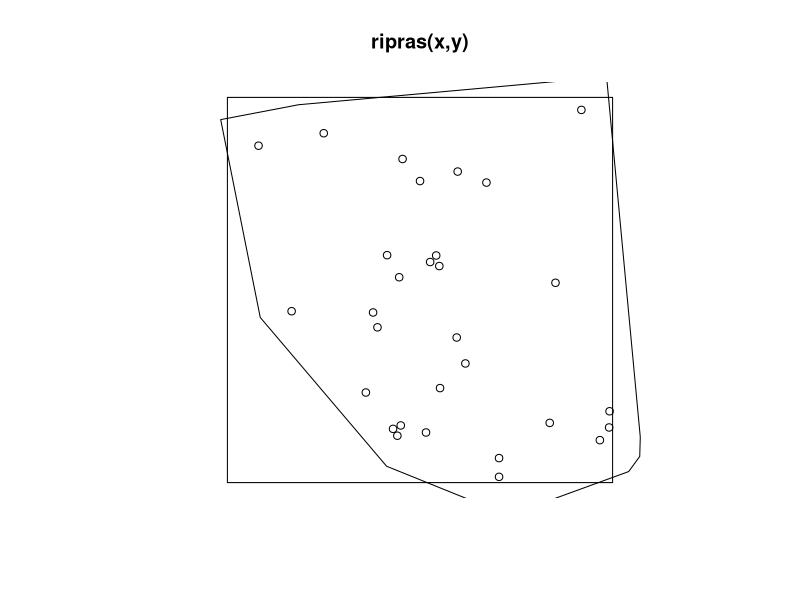
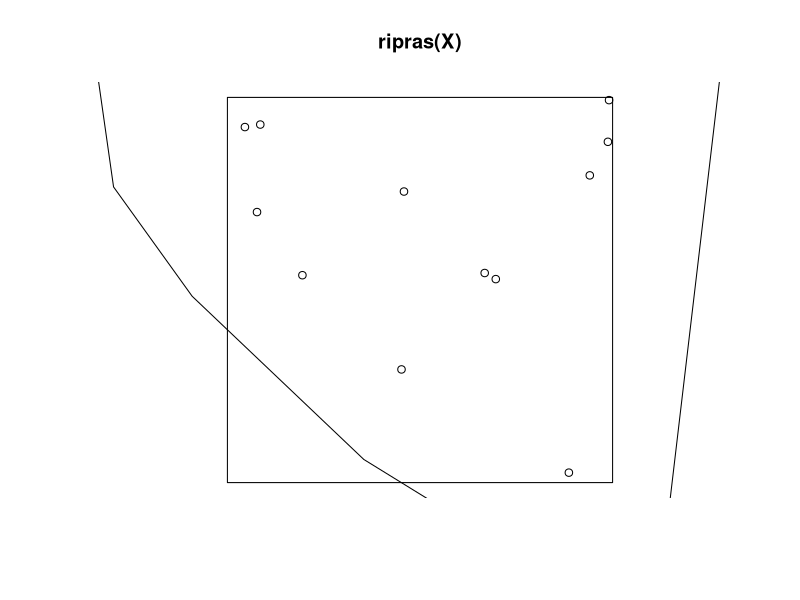

Recreate these plots in R, in order.
library(spatstat)


### Name: ripras
### Title: Estimate window from points alone
### Aliases: ripras
### Keywords: spatial utilities

### ** Examples

  x <- runif(30)
  y <- runif(30)
  w <- ripras(x,y)
  plot(owin(), main="ripras(x,y)")
  plot(w, add=TRUE)
  points(x,y)

  X <- rpoispp(15)
  plot(X, main="ripras(X)")
  plot(ripras(X), add=TRUE)

  # two points insufficient
  ripras(c(0,1),c(0,0))
  # triangle
  ripras(c(0,1,0.5), c(0,0,1))
  # three collinear points
  ripras(c(0,0,0), c(0,1,2))
